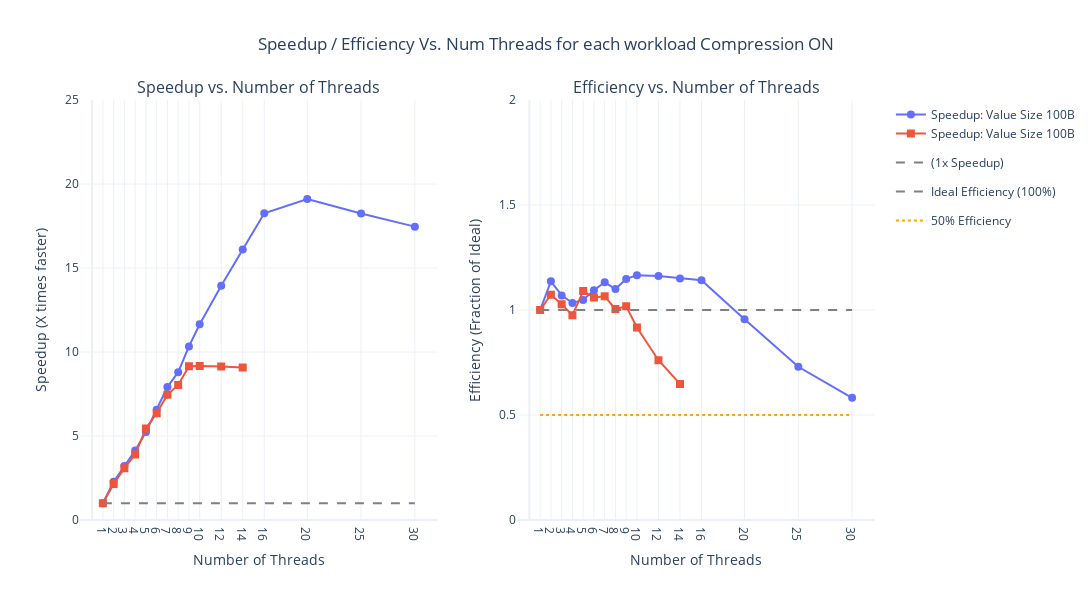
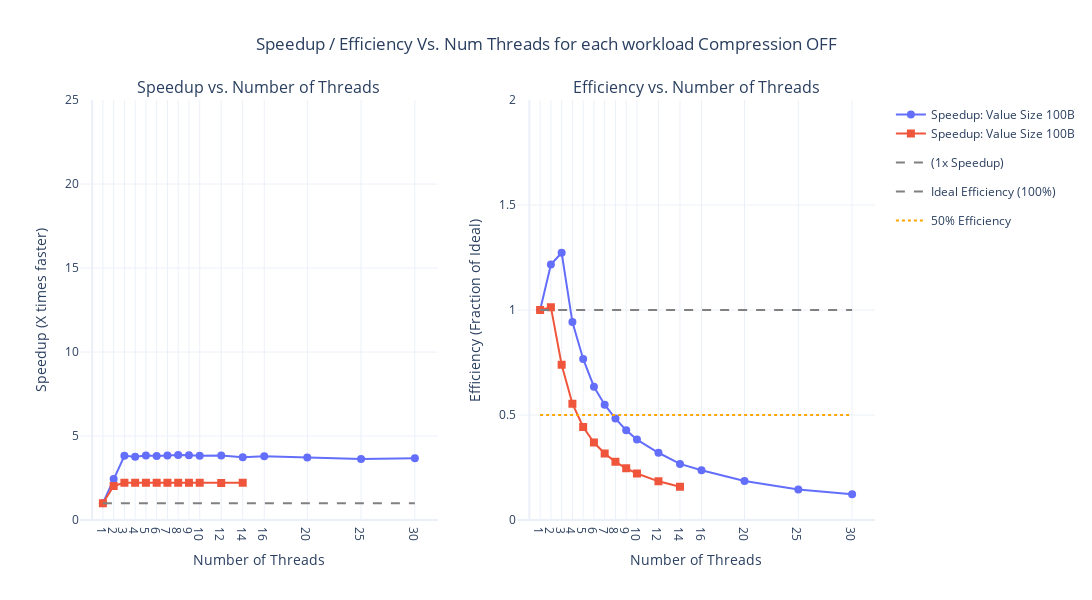

The notebook cell these images were saved under, in order:
### Markdown cell above
## Loading and Plotting The Speed up and efficiency of the program for differnet thread configs and workloads

### Code cell
test_configs = [
    # {"num_keys" : 20.0, "value_size": 100},
    {"num_keys" : 2.0, "value_size": 100, "tempfs": True, "workload": "heavy-product"},
    {"num_keys" : 1.0, "value_size": 100, "tempfs": False, "workload": "heavy-product"},

    

    # {"num_keys": 2000.0, "value_size": 50},
    # {"num_keys": 1000.0, "value_size": 300},
    # {"num_keys": 500.0, "value_size": 500},
    # {"num_keys": 50.0, "value_size": 5000},
    # {"num_keys": 10.0, "value_size": 20000},
    # {"num_keys": 5.0, "value_size": 64000},
    # {"num_keys": 5.0, "value_size": 66000},
    # {"num_keys": 1.0, "value_size": 100000},
    # {"num_keys": 0.5, "value_size": 262000},
    # {"num_keys": 0.5, "value_size": 272000},
    # {"num_keys": 0.1, "value_size": 1000000},
    ]


def load_df(test_config: dict, compression_on: bool):
    num_keys = test_config["num_keys"]
    value_size = test_config["value_size"]
    compression_str = "yes" if compression_on else "no"
    tempfs_str =  "yes" if test_config["tempfs"] else "no"
    df = pd.read_csv(f"save_summary_workload_{test_config["workload"]}_{num_keys}keys_{value_size}B_tempfs_{tempfs_str}_comp-no_csum-yes.csv")
    
    ret_df = df[df["rdbcompression"] == compression_str].copy()
    return ret_df


dfs_compression_on = [load_df(config, compression_on=True) for config in test_configs]
dfs_compression_on = [calculate_speedup_and_efficiency(df) for df in dfs_compression_on]
dfs_compression_off = [load_df(config, compression_on=False) for config in test_configs]
dfs_compression_off = [calculate_speedup_and_efficiency(df) for df in dfs_compression_off]

print("\n" + "="*50) # Top border
print("                 COMPRESSION ON")
print("="*50 + "\n") # Bottom border

all_workload_names = [f"Value Size {format_size(config["value_size"])}" for config in test_configs]
plot_performance_by_workload_on_threads(dfs_compression_on, all_workload_names, "Speedup / Efficiency Vs. Num Threads for each workload Compression ON")
# plot_combined_workload_performance(dfs_compression_on )

print("\n" + "="*50) # Top border
print("                 COMPRESSION OFF")
print("="*50 + "\n") # Bottom border

plot_performance_by_workload_on_threads(dfs_compression_off, all_workload_names, "Speedup / Efficiency Vs. Num Threads for each workload Compression OFF")
# plot_combined_workload_performance(dfs_compression_off)

### Figure 1 — Plotly figure (JSON) as saved in the notebook; plotly's stock layout.template omitted (floating-point values rounded to 4 significant figures)
{"data": [{"legendgroup": "Value Size 100B", "line": {"color": "#636EFA", "width": 2}, "marker": {"size": 8, "symbol": "circle"}, "mode": "lines+markers", "name": "Speedup: Value Size 100B", "showlegend": true, "type": "scatter", "x": [1, 2, 3, 4, 5, 6, 7, 8, 9, 10, 12, 14, 16, 20, 25, 30], "xaxis": "x", "y": [1.0, 2.273, 3.209, 4.134, 5.241, 6.565, 7.924, 8.8, 10.33, 11.66, 13.94, 16.1, 18.26, 19.11, 18.24, 17.46], "yaxis": "y"}, {"legendgroup": "Value Size 100B", "line": {"color": "#EF553B", "width": 2}, "marker": {"size": 8, "symbol": "square"}, "mode": "lines+markers", "name": "Speedup: Value Size 100B", "showlegend": true, "type": "scatter", "x": [1, 2, 3, 4, 5, 6, 7, 8, 9, 10, 12, 14], "xaxis": "x", "y": [1.0, 2.146, 3.084, 3.902, 5.451, 6.36, 7.457, 8.037, 9.158, 9.168, 9.13, 9.072], "yaxis": "y"}, {"legendgroup": "ideal_speedup", "line": {"color": "gray", "dash": "dash"}, "mode": "lines", "name": "(1x Speedup)", "showlegend": true, "type": "scatter", "x": [1, 2, 3, 4, 5, 6, 7, 8, 9, 10, 12, 14, 16, 20, 25, 30], "xaxis": "x", "y": [1, 1, 1, 1, 1, 1, 1, 1, 1, 1, 1, 1, 1, 1, 1, 1], "yaxis": "y"}, {"legendgroup": "Value Size 100B", "line": {"color": "#636EFA", "width": 2}, "marker": {"size": 8, "symbol": "circle"}, "mode": "lines+markers", "name": "Efficiency: Value Size 100B", "showlegend": false, "type": "scatter", "x": [1, 2, 3, 4, 5, 6, 7, 8, 9, 10, 12, 14, 16, 20, 25, 30], "xaxis": "x2", "y": [1.0, 1.137, 1.07, 1.034, 1.048, 1.094, 1.132, 1.1, 1.148, 1.166, 1.162, 1.15, 1.141, 0.9555, 0.7296, 0.5821], "yaxis": "y2"}, {"legendgroup": "Value Size 100B", "line": {"color": "#EF553B", "width": 2}, "marker": {"size": 8, "symbol": "square"}, "mode": "lines+markers", "name": "Efficiency: Value Size 100B", "showlegend": false, "type": "scatter", "x": [1, 2, 3, 4, 5, 6, 7, 8, 9, 10, 12, 14], "xaxis": "x2", "y": [1.0, 1.073, 1.028, 0.9755, 1.09, 1.06, 1.065, 1.005, 1.018, 0.9168, 0.7609, 0.648], "yaxis": "y2"}, {"legendgroup": "ideal_efficiency_1", "line": {"color": "gray", "dash": "dash"}, "mode": "lines", "name": "Ideal Efficiency (100%)", "showlegend": true, "type": "scatter", "x": [1, 2, 3, 4, 5, 6, 7, 8, 9, 10, 12, 14, 16, 20, 25, 30], "xaxis": "x2", "y": [1, 1, 1, 1, 1, 1, 1, 1, 1, 1, 1, 1, 1, 1, 1, 1], "yaxis": "y2"}, {"legendgroup": "ideal_efficiency_05", "line": {"color": "orange", "dash": "dot"}, "mode": "lines", "name": "50% Efficiency", "showlegend": true, "type": "scatter", "x": [1, 2, 3, 4, 5, 6, 7, 8, 9, 10, 12, 14, 16, 20, 25, 30], "xaxis": "x2", "y": [0.5, 0.5, 0.5, 0.5, 0.5, 0.5, 0.5, 0.5, 0.5, 0.5, 0.5, 0.5, 0.5, 0.5, 0.5, 0.5], "yaxis": "y2"}], "layout": {"annotations": [{"font": {"size": 16}, "showarrow": false, "text": "Speedup vs. Number of Threads", "x": 0.225, "xanchor": "center", "xref": "paper", "y": 1, "yanchor": "bottom", "yref": "paper"}, {"font": {"size": 16}, "showarrow": false, "text": "Efficiency vs. Number of Threads", "x": 0.775, "xanchor": "center", "xref": "paper", "y": 1, "yanchor": "bottom", "yref": "paper"}], "height": 600, "hovermode": "x unified", "showlegend": true, "title": {"text": "Speedup / Efficiency Vs. Num Threads for each workload Compression ON", "x": 0.5}, "width": 1200, "xaxis": {"anchor": "y", "domain": [0, 0.45], "tickmode": "array", "tickvals": [1, 2, 3, 4, 5, 6, 7, 8, 9, 10, 12, 14, 16, 20, 25, 30], "title": {"text": "Number of Threads"}}, "xaxis2": {"anchor": "y2", "domain": [0.55, 1], "tickmode": "array", "tickvals": [1, 2, 3, 4, 5, 6, 7, 8, 9, 10, 12, 14, 16, 20, 25, 30], "title": {"text": "Number of Threads"}}, "yaxis": {"anchor": "x", "domain": [0, 1], "range": [0, 25], "title": {"text": "Speedup (X times faster)"}}, "yaxis2": {"anchor": "x2", "domain": [0, 1], "range": [0, 2], "title": {"text": "Efficiency (Fraction of Ideal)"}}}}

### Figure 2 — Plotly figure (JSON) as saved in the notebook; plotly's stock layout.template omitted (floating-point values rounded to 4 significant figures)
{"data": [{"legendgroup": "Value Size 100B", "line": {"color": "#636EFA", "width": 2}, "marker": {"size": 8, "symbol": "circle"}, "mode": "lines+markers", "name": "Speedup: Value Size 100B", "showlegend": true, "type": "scatter", "x": [1, 2, 3, 4, 5, 6, 7, 8, 9, 10, 12, 14, 16, 20, 25, 30], "xaxis": "x", "y": [1.0, 2.433, 3.818, 3.77, 3.835, 3.809, 3.842, 3.862, 3.848, 3.828, 3.842, 3.738, 3.795, 3.723, 3.634, 3.669], "yaxis": "y"}, {"legendgroup": "Value Size 100B", "line": {"color": "#EF553B", "width": 2}, "marker": {"size": 8, "symbol": "square"}, "mode": "lines+markers", "name": "Speedup: Value Size 100B", "showlegend": true, "type": "scatter", "x": [1, 2, 3, 4, 5, 6, 7, 8, 9, 10, 12, 14], "xaxis": "x", "y": [1.0, 2.027, 2.219, 2.216, 2.216, 2.215, 2.216, 2.214, 2.216, 2.216, 2.21, 2.212], "yaxis": "y"}, {"legendgroup": "ideal_speedup", "line": {"color": "gray", "dash": "dash"}, "mode": "lines", "name": "(1x Speedup)", "showlegend": true, "type": "scatter", "x": [1, 2, 3, 4, 5, 6, 7, 8, 9, 10, 12, 14, 16, 20, 25, 30], "xaxis": "x", "y": [1, 1, 1, 1, 1, 1, 1, 1, 1, 1, 1, 1, 1, 1, 1, 1], "yaxis": "y"}, {"legendgroup": "Value Size 100B", "line": {"color": "#636EFA", "width": 2}, "marker": {"size": 8, "symbol": "circle"}, "mode": "lines+markers", "name": "Efficiency: Value Size 100B", "showlegend": false, "type": "scatter", "x": [1, 2, 3, 4, 5, 6, 7, 8, 9, 10, 12, 14, 16, 20, 25, 30], "xaxis": "x2", "y": [1.0, 1.217, 1.273, 0.9426, 0.767, 0.6348, 0.5489, 0.4828, 0.4275, 0.3828, 0.3202, 0.267, 0.2372, 0.1861, 0.1454, 0.1223], "yaxis": "y2"}, {"legendgroup": "Value Size 100B", "line": {"color": "#EF553B", "width": 2}, "marker": {"size": 8, "symbol": "square"}, "mode": "lines+markers", "name": "Efficiency: Value Size 100B", "showlegend": false, "type": "scatter", "x": [1, 2, 3, 4, 5, 6, 7, 8, 9, 10, 12, 14], "xaxis": "x2", "y": [1.0, 1.014, 0.7397, 0.554, 0.4431, 0.3691, 0.3166, 0.2768, 0.2462, 0.2216, 0.1841, 0.158], "yaxis": "y2"}, {"legendgroup": "ideal_efficiency_1", "line": {"color": "gray", "dash": "dash"}, "mode": "lines", "name": "Ideal Efficiency (100%)", "showlegend": true, "type": "scatter", "x": [1, 2, 3, 4, 5, 6, 7, 8, 9, 10, 12, 14, 16, 20, 25, 30], "xaxis": "x2", "y": [1, 1, 1, 1, 1, 1, 1, 1, 1, 1, 1, 1, 1, 1, 1, 1], "yaxis": "y2"}, {"legendgroup": "ideal_efficiency_05", "line": {"color": "orange", "dash": "dot"}, "mode": "lines", "name": "50% Efficiency", "showlegend": true, "type": "scatter", "x": [1, 2, 3, 4, 5, 6, 7, 8, 9, 10, 12, 14, 16, 20, 25, 30], "xaxis": "x2", "y": [0.5, 0.5, 0.5, 0.5, 0.5, 0.5, 0.5, 0.5, 0.5, 0.5, 0.5, 0.5, 0.5, 0.5, 0.5, 0.5], "yaxis": "y2"}], "layout": {"annotations": [{"font": {"size": 16}, "showarrow": false, "text": "Speedup vs. Number of Threads", "x": 0.225, "xanchor": "center", "xref": "paper", "y": 1, "yanchor": "bottom", "yref": "paper"}, {"font": {"size": 16}, "showarrow": false, "text": "Efficiency vs. Number of Threads", "x": 0.775, "xanchor": "center", "xref": "paper", "y": 1, "yanchor": "bottom", "yref": "paper"}], "height": 600, "hovermode": "x unified", "showlegend": true, "title": {"text": "Speedup / Efficiency Vs. Num Threads for each workload Compression OFF", "x": 0.5}, "width": 1200, "xaxis": {"anchor": "y", "domain": [0, 0.45], "tickmode": "array", "tickvals": [1, 2, 3, 4, 5, 6, 7, 8, 9, 10, 12, 14, 16, 20, 25, 30], "title": {"text": "Number of Threads"}}, "xaxis2": {"anchor": "y2", "domain": [0.55, 1], "tickmode": "array", "tickvals": [1, 2, 3, 4, 5, 6, 7, 8, 9, 10, 12, 14, 16, 20, 25, 30], "title": {"text": "Number of Threads"}}, "yaxis": {"anchor": "x", "domain": [0, 1], "range": [0, 25], "title": {"text": "Speedup (X times faster)"}}, "yaxis2": {"anchor": "x2", "domain": [0, 1], "range": [0, 2], "title": {"text": "Efficiency (Fraction of Ideal)"}}}}
